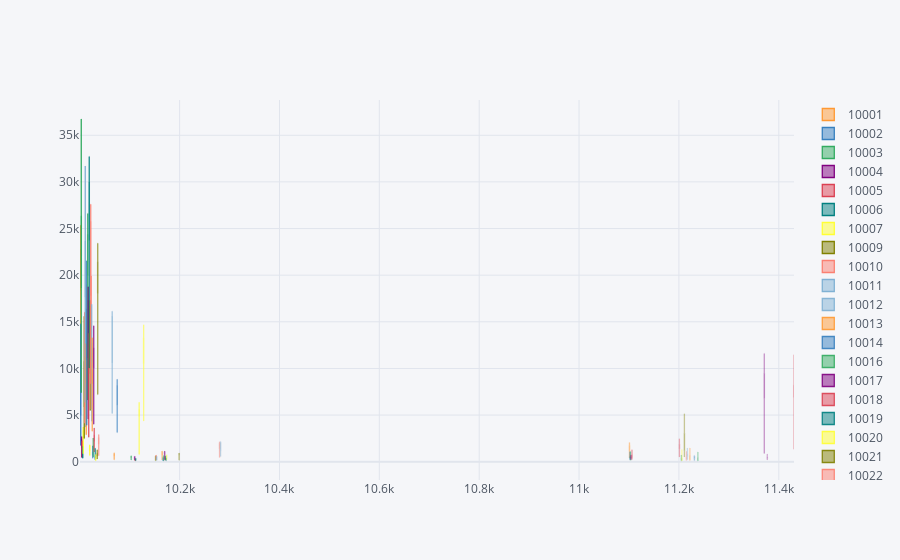

Notebook cell for this chart:
### Code cell
filter_zip_daily_df.pivot_table(values='cnt', index='date', columns='zip_code', aggfunc=np.mean).iplot(kind='box', x='zip_code')
